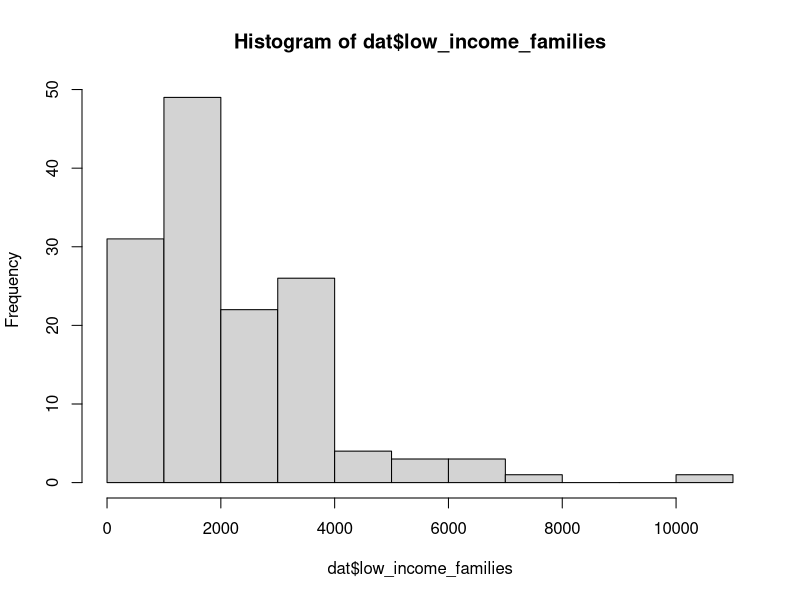
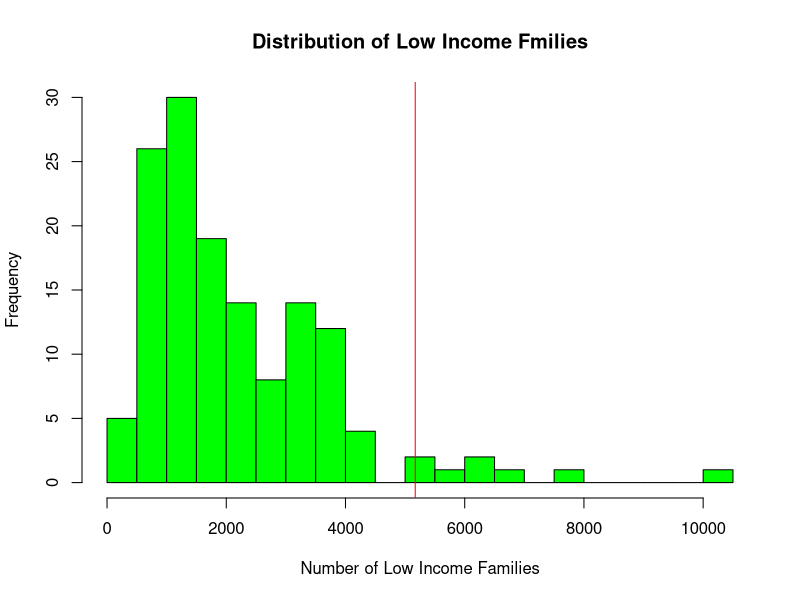
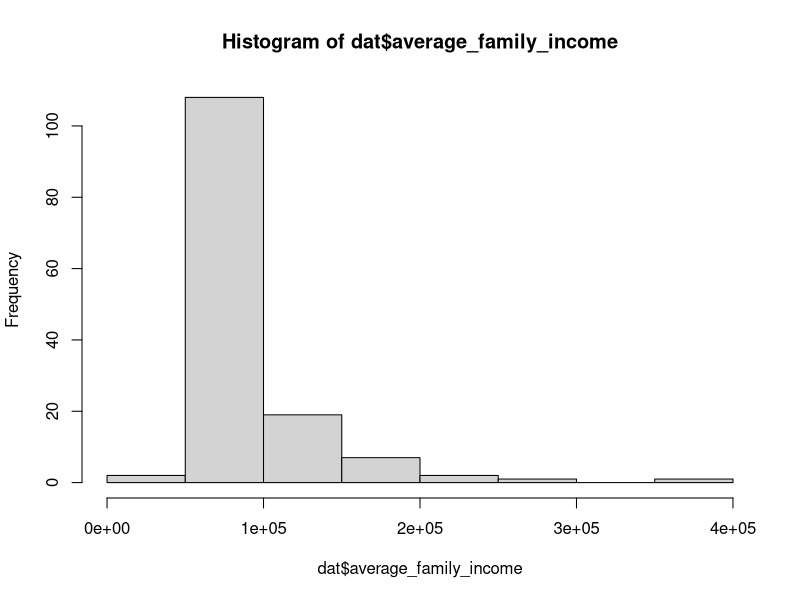

The R script that drew these images, in order:
if(Sys.info()['user'] == 'Xing Chiu'){
  data <- "C:/Users/Xing Chiu/Documents/data_TO"
} else if(Sys.info()['user'] == 'benbrew'){
  data <- '/home/benbrew/Documents/data_TO'
}

setwd(data)

dat <- read.csv('toronto_data.csv')


## delete unecessary columns
dat$Neighbourhood.Id <- NULL
dat$Combined.Indicators <- NULL 

## make column names lower case
colnames(dat) <- tolower(colnames(dat))

## clean col names more
colnames(dat) <- gsub(".","_",colnames(dat), fixed = TRUE)
colnames(dat)[6] <- "unemployed"

## check if there are any NAs
any(is.na(dat))

## make histogram 
hist(dat$low_income_families)
summary(dat$low_income_families)

hist(dat$low_income_families, breaks = 20,
    col = "green",
    xlab = "Number of Low Income Families",
    main = "Distribution of Low Income Fmilies")
abline(v = dat$low_income_families[which(dat$neighbourhood == "Malvern")],
       col = "red")
summary(dat$low_income_families)

## make new variable of percent of total population that is low income families
dat$per_low_family <- (dat$low_income_families/dat$total_population)*100

# round to nearest 10th
dat$per_low_family <- round(dat$per_low_family, 2)

## create new categorial variable based on dat$per_low_family
## cut off at median

dat$cat_low_family <- ifelse(dat$per_low_family > 13.06, "poor", 
                             ifelse(dat$per_low_family > 8.235 & 
                                      dat$per_low_family <= 13.06, "medium", "rich"))

## make variable for percentage of total population that is low income
dat$per_low_population <- (dat$low_income_population/dat$total_population)*100
dat$per_low_population <- round(dat$per_low_population, 2)

## create new categorical variable based on dat$per_low_population
dat$cat_low_population <- ifelse(dat$per_low_population > 27.10, "poor",
                                 ifelse(dat$per_low_population > 14.16 &
                                      dat$per_low_population <= 27.10, "medium","rich"))

## make variable for percentage pf visible minority
dat$per_vis_min <- (dat$visible_minority_category/dat$total_population)*100
dat$per_vis_min <- round(dat$per_vis_min, 2) 

## create category for visible minority in neighbourhoods
dat$cat_vis_min <- ifelse(dat$per_vis_min > 63.50, "high",
                          ifelse(dat$per_vis_min > 25.21 & 
                                   dat$per_vis_min <= 63.5, "medium", "low"))

## make variable for assaults per capita in each neighbourhood
dat$assaults_per_cap <- (dat$assaults/dat$total_population)*100
dat$assaults_per_cap <- round(dat$assaults_per_cap, 2)

## explore average income
summary(dat$average_family_income)
hist(dat$average_family_income)

## create categories of income by neighbourhood
dat$cat_avg_income <- ifelse(dat$average_family_income > 92800, "high",
                             ifelse(dat$average_family_income > 65840 &
                                      dat$average_family_income <= 92800,"medium",
                                    "low"))